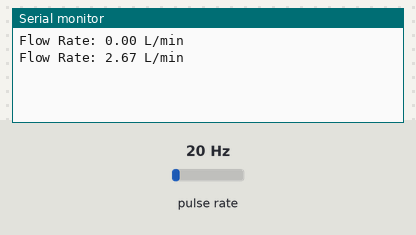
Recording of a sketch running on a simulated Arduino Uno, built with avr-gcc and run on an emulated ATmega328P. On the bench: the last lines printed to the serial monitor. Wiring (inferred from the names in the program): pulse sensor: data pin 2. The inputs (shaded band) are chosen by the test bench; at power-on: pulse rate 20 Hz.

Above: at 1.2 s.
1.3 s: pulse rate (sensor on pin 2) set to 4 Hz
At 2.6 s:
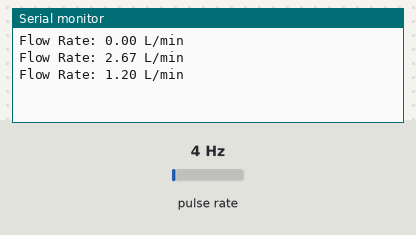
2.8 s: pulse rate (sensor on pin 2) set to 50 Hz
At 3.8 s:
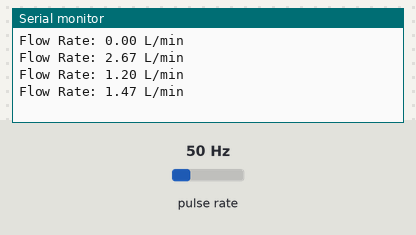
Timing chart, 0 to 5.8 s (numbered marks = the images above; inputs shaded):
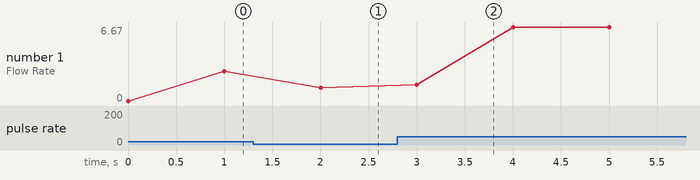

Measured:
- after the input at 1.3 s, the serial monitor: prints a new line after 0.70 s (image 1)
- after the input at 2.8 s, the serial monitor: prints a new line after 0.20 s (image 2)
- plotted number 1: 2.67 → 1.2 after the input at 1.3 s, 1.2 → 6.67 after the input at 2.8 s

The sketch:

flow_sensor_exp_OK.ino
```cpp
#define FlowPin 2
volatile int pulseCount = 0;
float flowRate = 0;
float totalFlow = 0;
const float pulsesPerLiter = 450.0; // Adjust based on datasheet

void setup() {
  pinMode(FlowPin, INPUT);
  Serial.begin(9600);
  attachInterrupt(digitalPinToInterrupt(2), countPulse, RISING); // Pin 2 = interrupt
}

void loop() {
  flowRate = (pulseCount / pulsesPerLiter) * 60; // L/min (if measured over 1 sec)
  totalFlow += (pulseCount / pulsesPerLiter);
  pulseCount = 0; // Reset counter
  Serial.print("Flow Rate: ");
  Serial.print(flowRate);
  Serial.println(" L/min");
  delay(1000);
}

void countPulse() {
  pulseCount++;
}
```
